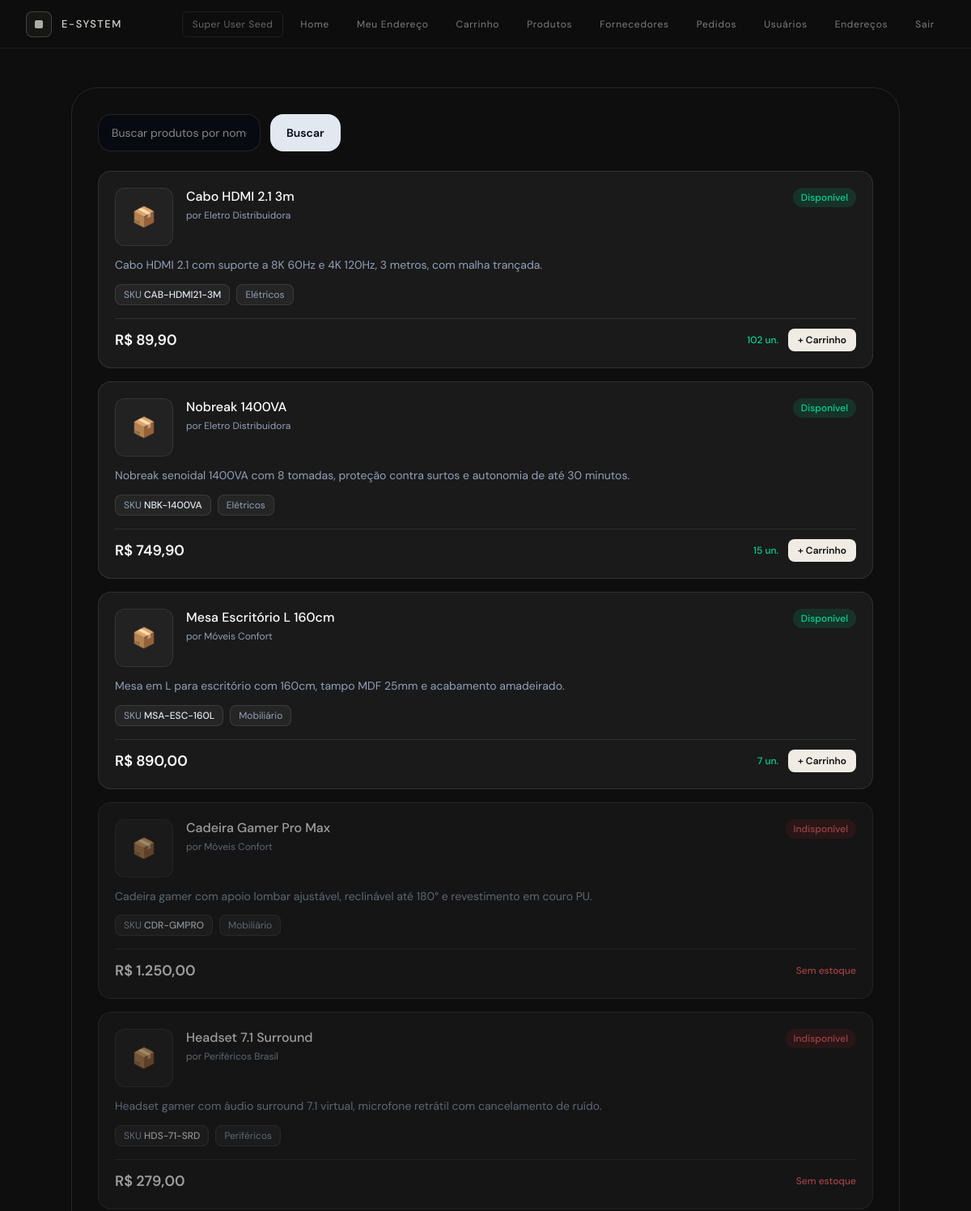
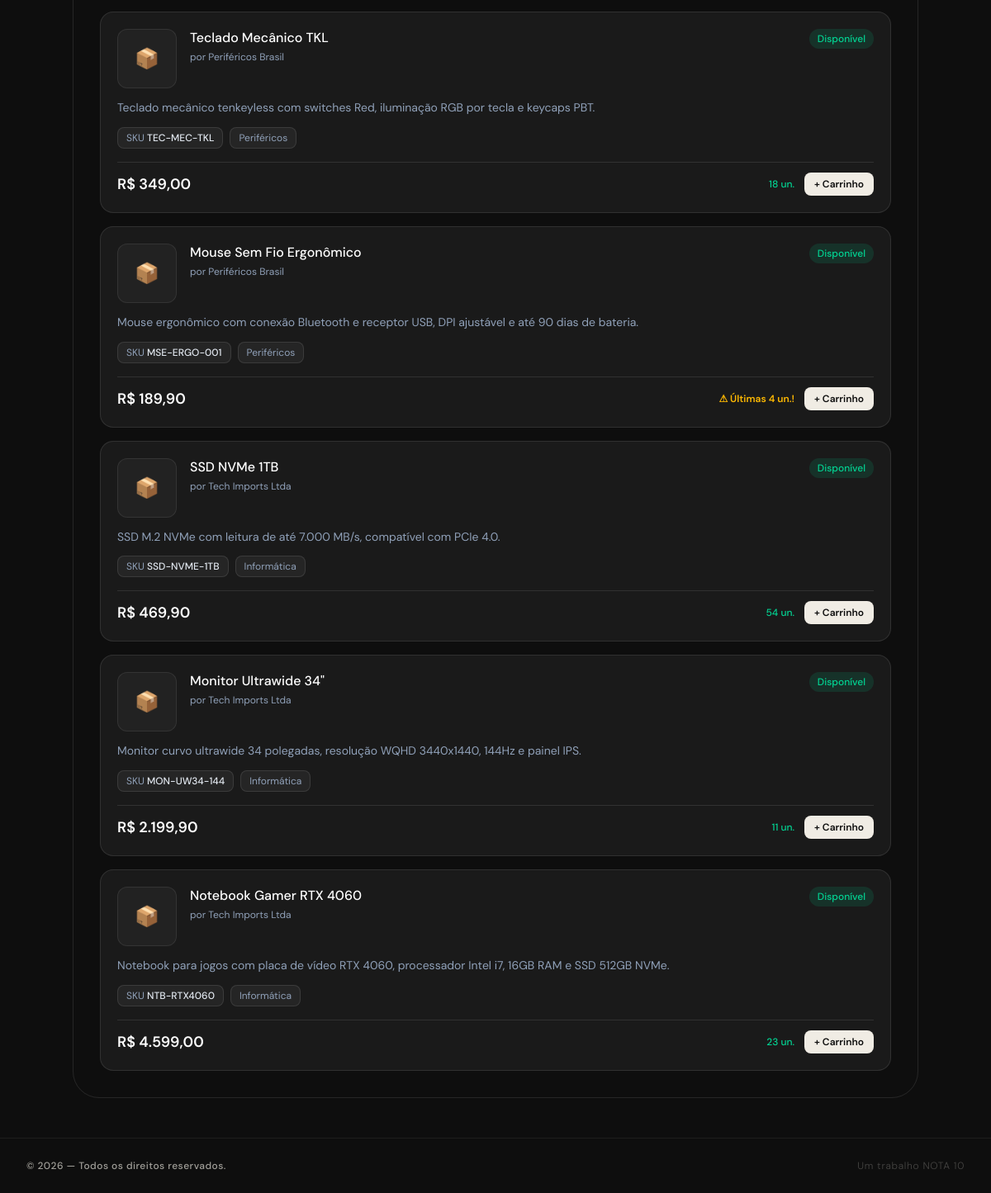
/index.php (signed in), run on the app's committed database (2 pictures, top to bottom).
### tables this page shows
CREATE TABLE IF NOT EXISTS products (
    id INT AUTO_INCREMENT PRIMARY KEY,
    supplier_id INT NOT NULL,
    name VARCHAR(255) NOT NULL,
    description TEXT NOT NULL,
    category VARCHAR(100),
    price DECIMAL(10,2) NOT NULL,
    stock INT NOT NULL DEFAULT 0,
    sku VARCHAR(100) NOT NULL UNIQUE,
    status ENUM('ativo', 'inativo') NOT NULL DEFAULT 'ativo',
    image_path VARCHAR(255) DEFAULT NULL,
    created_at TIMESTAMP DEFAULT CURRENT_TIMESTAMP,
    FOREIGN KEY (supplier_id) REFERENCES suppliers(id)
        ON UPDATE CASCADE
        ON DELETE RESTRICT
);

CREATE TABLE IF NOT EXISTS suppliers(
    id INT AUTO_INCREMENT PRIMARY KEY,
    name VARCHAR(255) NOT NULL,
    phone VARCHAR(50) NOT NULL,
    email VARCHAR(255) NOT NULL UNIQUE,
    created_at TIMESTAMP DEFAULT CURRENT_TIMESTAMP,
    address_id INT,
    FOREIGN KEY (address_id) REFERENCES addresses(id)
);

### src/services/SessionsService.php (called while the page is built, shortened)
<?php
class SessionManager {
    public function currentUser(): ?array {
        return $_SESSION['user'] ?? null;
    }
    public function hasRole(array $roles): bool {
        $user = $this->currentUser();
        return $user !== null && in_array($user['role'], $roles, true);
    }
}

### src/connection/db.php (called while the page is built, shortened)
<?php
class Connection {
    private static $instance = null;
    private function __construct() {
        $host = 'db';
        $db = 'testdb';
        $user = 'root';
        $pass = 'root';
        try {
            $this->conn = new PDO("mysql:host=$host;dbname=$db;charset=utf8mb4", $user, $pass);
        } catch (PDOException $e) {
            die("Erro de conexão: " . $e->getMessage());
        }
    }
     public static function getInstance(): PDO {
        if (self::$instance === null) {
            $obj = new Connection();
            self::$instance = $obj->conn;
        }
        return self::$instance;
    }
}

### src/services/ProductService.php (called while the page is built, shortened)
<?php
require_once __DIR__ . '/../dao/ProductDAO.php';
class ProductService {
    private ProductDAO $dao;
    public function __construct(ProductDAO $dao, SupplierDAO $supplierDao) {
        $this->dao = $dao;
    }
    public function getAll(): array {
        return $this->dao->findAllWithSupplier();
    }
}

### src/dao/ProductDAO.php (called while the page is built, shortened)
<?php
require_once __DIR__ . '/../connection/db.php';
class ProductDAO {
    private PDO $db;
    public function __construct() {
        $this->db = Connection::getInstance();
    }
    private function baseSelect(): string {
        return 'SELECT p.*, s.name AS supplier_name
                FROM products p
                LEFT JOIN suppliers s ON s.id = p.supplier_id';
    }
    public function findAllWithSupplier(): array {
        $stmt = $this->db->query($this->baseSelect() . ' ORDER BY p.id DESC');
        return $stmt->fetchAll(PDO::FETCH_ASSOC);
    }
}

### src/index.php (the view, shortened to what this page needs)
<?php
require_once 'services/SessionsService.php';
require_once 'services/ProductService.php';
$session = new SessionManager();
$user = $session->currentUser();
$searchQuery = trim($_GET['search'] ?? '');
if ($user) {
    $productService = new ProductService(new ProductDAO(), new SupplierDAO());
    $products = $searchQuery !== ''
        ? $productService->search($searchQuery)
        : $productService->getAll();
}
include 'partials/header.php';
?>
<main class="flex-grow flex items-center justify-center px-6 py-12">
    <div class="w-full max-w-5xl">
        <div class="rounded-[32px] border border-white/10  p-8  ">
            <?php if ($user): ?>
                <form method="get" class="mb-6 flex flex-col gap-3 sm:flex-row">
                    <input
                        type="text"
                        name="search"
                        value="<?= htmlspecialchars($searchQuery) ?>"
                        placeholder="Buscar produtos por nome ou SKU"
                        class="rounded-2xl border border-white/10 bg-slate-950/40 px-4 py-3 text-sm text-white outline-none focus:border-sky-500"
                    />
                    <div class="flex gap-2">
                        <button type="submit" class="rounded-2xl bg-slate-200 px-5 py-3 text-sm font-semibold text-slate-950 transition hover:bg-slate-100">
                            Buscar
                        </button>
                    </div>
                </form>
                <?php if ($products): ?>
                    <div class="grid gap-4">
                        <?php foreach ($products as $product): ?>
                            <?php
                                $stock  = (int) ($product['stock'] ?? 0);
                            ?>
                            <div class="rounded-2xl border border-white/10 bg-white/5 p-5 hover:bg-white/10 transition-colors <?= $stock === 0 ? 'opacity-60' : '' ?>">
                                <div class="flex gap-4 mb-3">
                                    <?php if (!empty($product['image_path'])): ?>
                                        <a href="product_detail.php?id=<?= (int)$product['id'] ?>" style="flex-shrink:0">
                                          <img src="<?= htmlspecialchars($product['image_path']) ?>" alt="<?= htmlspecialchars($product['name'] ?? '') ?>"
                                              class="rounded-xl object-cover" style="width:72px;height:72px;border:1px solid rgba(255,255,255,0.08)">
                                        </a>
                                    <?php else: ?>
                                        <a href="product_detail.php?id=<?= (int)$product['id'] ?>" class="rounded-xl shrink-0 flex items-center justify-center text-2xl" style="width:72px;height:72px;background:rgba(255,255,255,0.04);border:1px solid rgba(255,255,255,0.08);text-decoration:none">📦</a>
                                    <?php endif ?>
                                    <div class="flex-1 min-w-0">
                                        <div class="flex items-start justify-between gap-2">
                                            <a href="product_detail.php?id=<?= (int)$product['id'] ?>" class="text-base font-medium text-white leading-snug truncate" style="text-decoration:none">
                                                <?= htmlspecialchars($product['name'] ?? '') ?>
                                            </a>
                                            <?php if ($stock === 0): ?>
                                                <span class="shrink-0 text-xs font-medium px-2.5 py-1 rounded-full bg-red-500/15 text-red-400">Indisponível</span>
                                            <?php else: ?>
                                                <span class="shrink-0 text-xs font-medium px-2.5 py-1 rounded-full bg-emerald-500/15 text-emerald-400">Disponível</span>
                                            <?php endif ?>
                                        </div>
                                        <?php if (!empty($product['supplier_name'])): ?>
                                            <p class="text-xs text-slate-400 mt-0.5">por <?= htmlspecialchars($product['supplier_name']) ?></p>
                                        <?php endif ?>
                                    </div>
                                </div>
                                <?php if (!empty($product['description'])): ?>
                                    <p class="text-sm text-slate-400 mb-3 leading-relaxed line-clamp-2">
                                        <?= htmlspecialchars($product['description']) ?>
                                    </p>
                                <?php endif ?>
                                <div class="flex flex-wrap gap-2 mb-4">
                                    <?php if (!empty($product['sku'])): ?>
                                        <span class="text-xs bg-white/5 border border-white/10 rounded-lg px-2.5 py-1 text-slate-400">
                                            SKU <span class="text-slate-200 font-medium"><?= htmlspecialchars($product['sku']) ?></span>
                                        </span>
                                    <?php endif ?>
                                    <?php if (!empty($product['category'])): ?>
                                        <span class="text-xs bg-white/5 border border-white/10 rounded-lg px-2.5 py-1 text-slate-400"><?= htmlspecialchars($product['category']) ?></span>
                                    <?php endif ?>
                                </div>
                                <div class="flex items-center justify-between pt-3 border-t border-white/10 gap-3">
                                    <p class="text-lg font-semibold text-white">
                                        R$ <?= number_format((float)($product['price'] ?? 0), 2, ',', '.') ?>
                                    </p>
                                    <div class="flex items-center gap-3">
                                        <?php if ($stock === 0): ?>
                                          <span class="text-xs font-medium text-red-400">Sem estoque</span>
                                        <?php elseif ($stock <= 5): ?>
                                          <span class="text-xs font-semibold text-amber-400">⚠ Últimas <?= $stock ?> un.!</span>
                                        <?php else: ?>
                                          <span class="text-xs font-medium text-emerald-400"><?= $stock ?> un.</span>
                                        <?php endif ?>
                                        <?php if ($stock > 0 && $user): ?>
                                            <button type="button"
                                              data-ajax-add="<?= (int)$product['id'] ?>"
                                              class="rounded-lg px-3 py-1.5 text-xs font-semibold"
                                              style="background:#f0ece4;color:#0e0e0e;border:none;cursor:pointer">
                                              + Carrinho
                                            </button>
                                        <?php endif ?>
                                    </div>
                                </div>
                            </div>
                        <?php endforeach ?>
                    </div>
                <?php else: ?>
                    <p class="text-slate-400 text-sm">Nenhum produto cadastrado.</p>
                <?php endif ?>
            <?php endif ?>
        </div>
    </div>
</main>
<?php include 'partials/footer.php';

### src/partials/header.php (style rules this page uses)
:root { --cream: #f0ece4; --bg: #0e0e0e; --border: rgba(240,236,228,0.1); --muted: rgba(240,236,228,0.38); }
body { font-family: 'DM Sans', sans-serif; background: var(--bg); color: var(--cream); }

### data on the page
products: name "Cabo HDMI 2.1 3m", shows "Disponível", supplier.name "Eletro Distribuidora", description "Cabo HDMI 2.1 com suporte a 8K 60Hz e 4K 120Hz, 3 metros, com malha trançada.", sku "CAB-HDMI21-3M", category "Elétricos", price "89,90", stock "102"
products: name "Nobreak 1400VA", shows "Disponível", supplier.name "Eletro Distribuidora", description "Nobreak senoidal 1400VA com 8 tomadas, proteção contra surtos e autonomia de até 30 minutos.", sku "NBK-1400VA", category "Elétricos", price "749,90", stock "15"
products: name "Mesa Escritório L 160cm", shows "Disponível", supplier.name "Móveis Confort", description "Mesa em L para escritório com 160cm, tampo MDF 25mm e acabamento amadeirado.", sku "MSA-ESC-160L", category "Mobiliário", price "890,00", stock "7"
products: $product['id'] 7 (drawn), name "Cadeira Gamer Pro Max", stock "Indisponível", supplier.name "Móveis Confort", description "Cadeira gamer com apoio lombar ajustável, reclinável até 180° e revestimento em couro PU.", sku "CDR-GMPRO", category "Mobiliário", price "1.250,00"
products: name "Headset 7.1 Surround", stock "Indisponível", supplier.name "Periféricos Brasil", description "Headset gamer com áudio surround 7.1 virtual, microfone retrátil com cancelamento de ruído.", sku "HDS-71-SRD", category "Periféricos", price "279,00"
products: name "Teclado Mecânico TKL", shows "Disponível", supplier.name "Periféricos Brasil", description "Teclado mecânico tenkeyless com switches Red, iluminação RGB por tecla e keycaps PBT.", sku "TEC-MEC-TKL", category "Periféricos", price "349,00", stock "18"
products: name "Mouse Sem Fio Ergonômico", shows "Disponível", supplier.name "Periféricos Brasil", description "Mouse ergonômico com conexão Bluetooth e receptor USB, DPI ajustável e até 90 dias de bateria.", sku "MSE-ERGO-001", category "Periféricos", price "189,90", stock "4"
products: name "SSD NVMe 1TB", shows "Disponível", supplier.name "Tech Imports Ltda", description "SSD M.2 NVMe com leitura de até 7.000 MB/s, compatível com PCIe 4.0.", sku "SSD-NVME-1TB", category "Informática", price "469,90", stock "54"
products: name "Monitor Ultrawide 34\"", shows "Disponível", supplier.name "Tech Imports Ltda", description "Monitor curvo ultrawide 34 polegadas, resolução WQHD 3440x1440, 144Hz e painel IPS.", sku "MON-UW34-144", category "Informática", price "2.199,90", stock "11"
products: name "Notebook Gamer RTX 4060", shows "Disponível", supplier.name "Tech Imports Ltda", description "Notebook para jogos com placa de vídeo RTX 4060, processador Intel i7, 16GB RAM e SSD 512GB NVMe.", sku "NTB-RTX4060", category "Informática", price "4.599,00", stock "23"

### other printed values
$user['name'] "Super User Seed"
$label "Home"
$label "Meu Endereço"
$label "Carrinho"
$label "Produtos"
$label "Fornecedores"
$label "Pedidos"
$label "Usuários"
$label "Endereços"
$label "Sair"
